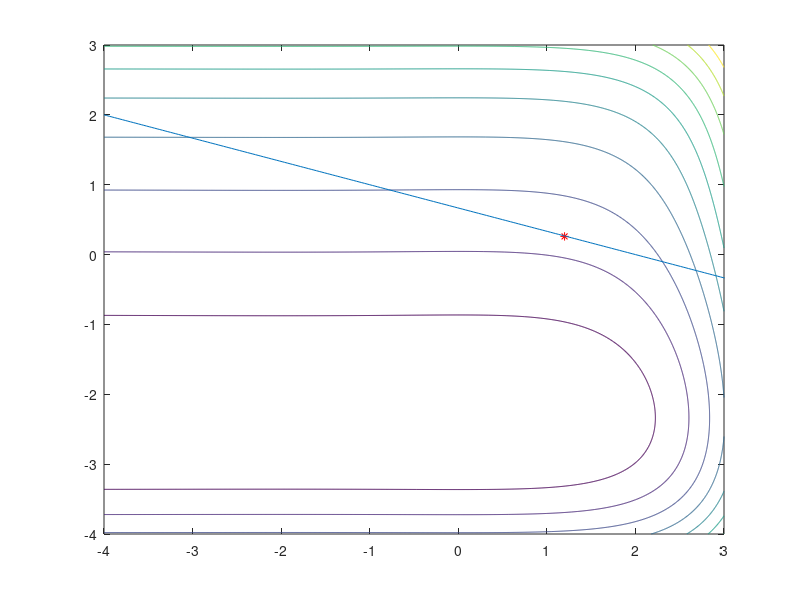

This figure's MATLAB source: (Note: this script raises an error after producing the figure.)
f = @(x1,x2) x1.^2.*exp(x1)+51.*x2+x2.^4+3;
g = @(x1,x2) x1+3*x2-2
fin = @(x1,x2) f(x1,x2)+(-12.77)*g(x1,x2)
g_x1 = @(x2) -3*x2+2  
x1 = linspace(-4,3,1000)
x2 = linspace(-4,3,1000)'
lambda = -12.77
contour(x1,x2,f(x1,x2))
hold on
plot(1.2,0.26,'r*')
hold on
x2  =-1:0.01:2
plot(g_x1(x2),x2)
%%
syms x1 x2 lam
eq1 = exp(x1)*x1*(x1+2)+lam == 0
eq2 = 4*x2^3+51+4*lam == 0
eq3 = x1+3*x2-2 == 0
sol = solve([eq1,eq2,eq3],[x1,x2,lam])

vpa(sol.x1)
vpa(sol.x2)
vpa(sol.lam)